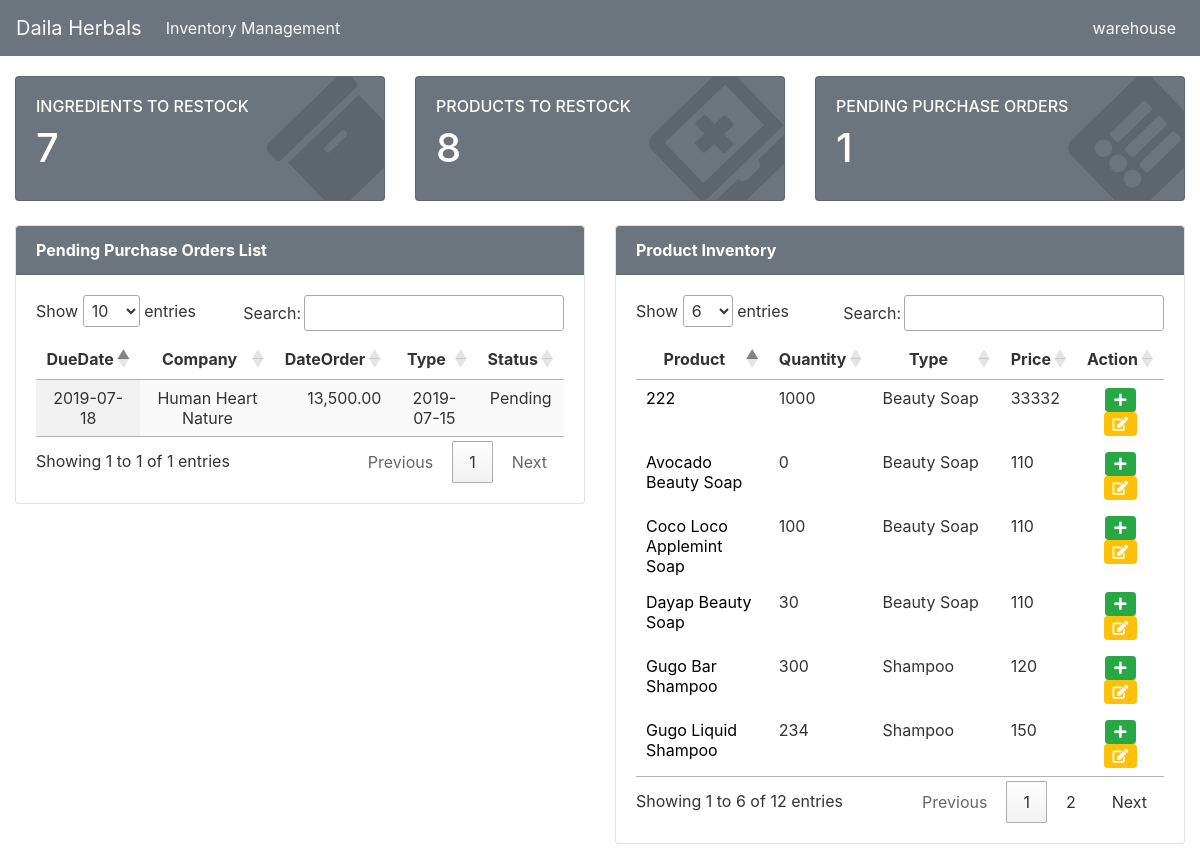
The page /index.php (signed in) on the database its author committed.
### tables this page shows
CREATE TABLE `purchaseorder` (
  `purchaseOrderID` int(11) NOT NULL,
  `supplierID` int(11) NOT NULL,
  `totalPrice` float NOT NULL,
  `orderDate` date NOT NULL,
  `status` text NOT NULL,
  `deadline` date NOT NULL,
  `createdBy` int(11) NOT NULL
);

CREATE TABLE `supplier` (
  `supplierID` int(11) NOT NULL,
  `company` varchar(45) NOT NULL,
  `firstName` varchar(45) NOT NULL,
  `lastName` varchar(45) NOT NULL,
  `landline` varchar(45) NOT NULL,
  `mobileNumber` varchar(45) NOT NULL,
  `address` text NOT NULL,
  `duration` int(11) NOT NULL
);

CREATE TABLE `product` (
  `productID` int(11) NOT NULL,
  `name` varchar(45) NOT NULL,
  `quantity` int(11) NOT NULL,
  `reorderPoint` int(11) NOT NULL,
  `productPrice` float NOT NULL,
  `unitOfMeasurement` varchar(45) NOT NULL,
  `productTypeID` int(11) NOT NULL,
  `custom` int(11) NOT NULL
);

CREATE TABLE `producttype` (
  `productTypeID` int(11) NOT NULL,
  `name` varchar(45) NOT NULL
);

### functions.php (the view, shortened to what this page needs)
<?php
function get_maxlead($conn, $prod){
    $query = "SELECT MAX(supplier.duration) as 'Max Lead Time'
                FROM product
                JOIN recipe on product.productID = recipe.productID
                JOIN rmingredient on recipe.ingredientID = rmingredient.ingredientID
                JOIN rawmaterial on rmingredient.rawMaterialID = rawmaterial.rawMaterialID
                JOIN supplier on rawmaterial.supplierID = supplier.supplierID
                WHERE product.productID = $prod";
    $sql = mysqli_query($conn, $query);
    $row = mysqli_fetch_array($sql);
        $leadTime = $row['Max Lead Time'];
    return $leadTime;
}
function get_total_average($conn, $prod){
    $query = "SELECT product.name, ROUND(AVG(productsales.quantity)) as 'Average'
                FROM product
                JOIN productsales on product.productID = productsales.productID
                WHERE product.productID = $prod ";
    $sql = mysqli_query($conn, $query);
    $row = mysqli_fetch_array($sql);
    $aveSales = $row['Average'];
    return $aveSales;
}
function get_ingredients($conn, $ingredid){
    $query = "SELECT product.productID as 'pid',
                product.name as 'pname',
                ingredient.ingredientID as 'iid',
                ingredient.name 'iname',
                recipe.quantity as 'quantity',
                recipe.unitOfMeasurement as 'units'
                FROM product
                JOIN recipe ON product.productID = recipe.productID
                JOIN ingredient on recipe.ingredientID = ingredient.ingredientID
                WHERE ingredient.ingredientID = '$ingredid'";
    $sql = mysqli_query($conn, $query);
    $ids = array();
    if (mysqli_num_rows($sql) > 0){
      while($row = mysqli_fetch_assoc($sql)){
        $ids[] = $row;
      }
    }
    return $ids;
}
function get_prodrestockcount($conn){
      $allInventory = mysqli_query($conn, "SELECT product.name AS productname,
                                                  product.quantity AS quantity,
                                                  productType.name AS producttypename,
                                                  product.productPrice,
                                                  product.productID AS ID
                                                  FROM product
                                                  JOIN productType ON product.productTypeID=productType.productTypeID
                                                  WHERE product.custom <> 1
                                                  GROUP BY product.name
                                                  ");
      $count = 0;
      while ($row = mysqli_fetch_array($allInventory)){
          $id = $row['ID'];
          $quantity = $row['quantity'];
          $maxLeadTime = get_maxlead($conn, $id);
          $averageSales = get_total_average($conn, $id);
          $reorderPoint = 100+($averageSales*$maxLeadTime);
          if ($reorderPoint>$quantity){
              $count++;
          }
      }
      return $count;
}
function get_ingrrestockcount($conn){
  $result2 = mysqli_query($conn,'SELECT DISTINCT(Ingredient.ingredientID) AS id,
                                         Ingredient.name AS name,
                                         Ingredient.quantity AS quantity,
                                         RawMaterial.unitOfMeasurement AS uom
                                         FROM Ingredient
                                         JOIN RMIngredient ON RMIngredient.ingredientID = Ingredient.ingredientID
                                         JOIN RawMaterial ON RMIngredient.rawMaterialID = RawMaterial.rawMaterialID
                                         ORDER BY ingredient.ingredientID');
  $count=0;
  while($row2 = mysqli_fetch_array($result2)){
    $id2 = $row2['id'];
    $qty2 = $row2['quantity'];
    $products2 = get_ingredients($conn, $id2);
    $total2 = 0;
    foreach($products2 as $prod2){
      $prodID2 = $prod2['pid'];
      $ave2 = ceil(get_total_average($conn, $prodID2));
      $mlt2 = get_maxlead($conn, $prodID2);
      $reorderpoint2 = ($ave2*$mlt2)+100;
      $recipeQuantity2 = $prod2['quantity'];
      $inNeeded2 = ceil($recipeQuantity2*$reorderpoint2);
      $total2 += $inNeeded2;
    }
    $needed2 = ceil($total2-$qty2);
    if ($total2>$qty2){
      $count += 1;
    }
  }
  return $count;
}
function get_pendingPO($conn){
  $query = "SELECT count(*) FROM PurchaseOrder WHERE status = 'Pending'";
    $sql = mysqli_query($conn,$query);
    $row = mysqli_fetch_array($sql);
  return $row[0];
}
function view_prodinventory($conn){
  $allInventory2 = mysqli_query($conn, "SELECT product.name AS productname,
                                              product.quantity AS quantity,
                                              productType.name AS producttypename,
                                              product.productPrice,
                                              product.productID AS ID
                                              FROM product
                                              JOIN productType ON product.productTypeID=productType.productTypeID
                                              WHERE product.custom <> 1
                                              GROUP BY product.name");
    while ($row = mysqli_fetch_array($allInventory2)){
        $id = $row['ID'];
        $prodName = $row['productname'];
        $prodType = $row['producttypename'];
        $quantity = $row['quantity'];
        $price = $row['productPrice'];
        $maxLeadTime = get_maxlead($conn, $id);
        $averageSales = get_total_average($conn, $id);
        $reorderPoint = 100+($averageSales*$maxLeadTime);
        $needed = $reorderPoint-$quantity;
        if ($needed < 0) {
          $needed = 0;
        }
        echo '<tr>';
        echo '<td><a href="viewIndivProduct.php?id='.$id.'" style="color: #000;text-decoration: none;">';
        echo $prodName;
        echo '</a></td>';
        echo '<td>';
        echo $quantity;
        echo '</td>';
        echo '<td>';
        echo $prodType;
        echo'</td>';
        echo '<td>';
        echo $price;
        echo'</td>';
        echo '<td class="text-center">';
        echo '<a href="makeJobOrder.php?ids='.$id.'&name='.$prodName.'&val='.$needed.'"><button type="button" class="btn btn-success btn-sm"><i class="fa fa-plus"></i></button> </a> ';
        if ($_SESSION['userType'] == 104 || $_SESSION['userType'] == 102) {
          echo "<a href='#edit".$id."' data-target='#edit".$id."'data-toggle='modal' class='btn btn-warning btn-sm' style='color:white'>
                  <i class='fa fa-edit'></i>
                  </a>";
          ?>
          </div>
          <?php
       }
        echo '</td>';
        echo '</tr>';
    }
}
function view_po($conn){
  $result = mysqli_query($conn,'SELECT Supplier.company AS suppName,
              PurchaseOrder.purchaseOrderID AS id,
              PurchaseOrder.totalPrice AS price,
              PurchaseOrder.orderDate AS date,
              PurchaseOrder.deadline AS deadline,
              PurchaseOrder.status AS status
            FROM PurchaseOrder
            INNER JOIN Supplier ON PurchaseOrder.supplierID =Supplier.supplierID
            WHERE PurchaseOrder.status <> "removed" AND PurchaseOrder.status <> "Completed!"
            ORDER BY status DESC');
      while($row = mysqli_fetch_array($result)){
          $name = $row['suppName'];
          $price = $row['price'];
          $status = $row['status'];
          $date = $row['date'];
          $deadline = $row['deadline'];
          echo '<tr>';
            echo '<td class="text-center">';
              echo $deadline;
            echo'</td>';
            echo '<td class="text-center">';
                echo $name;
            echo '</td>';
            echo '<td class="text-right">';
              echo number_format($price,2);
            echo '</td>';
            echo '<td class="text-center">';
              echo $date;
            echo'</td>';
            echo '<td class="text-center">';
              echo $status;
            echo'</td>';
          echo '</tr>';
        }
    }
 ?>

### includes/plugins.php (shortened to what this page needs)
<link rel="stylesheet" href="https://stackpath.bootstrapcdn.com/bootstrap/4.1.3/css/bootstrap.min.css">
<link href="vendor/font-awesome/css/font-awesome.min.css" rel="stylesheet" type="text/css">
<link rel="stylesheet" href="https://use.fontawesome.com/releases/v5.7.2/css/all.css">
<link rel="stylesheet" type="text/css" href="https://cdnjs.cloudflare.com/ajax/libs/bootstrap-timepicker/0.5.2/css/bootstrap-timepicker.min.css">
<link rel="stylesheet" type="text/css" href="https://cdn.datatables.net/1.10.19/css/jquery.dataTables.css">
<link rel="stylesheet" href="https://use.fontawesome.com/releases/v5.5.0/css/all.css">

### includes/sections/header.php (shortened to what this page needs)
<?php
  include 'includes/plugins.php';
  include 'functions.php';
?>
<!DOCTYPE html>
<html>
  <head>
  </head>
  <body>

### includes/sections/navbar.php (shortened to what this page needs)
<nav class="nav navbar navbar-expand-lg navbar-light bg-secondary fixed-top">
  <a class="navbar-brand text-light bold" href="index.php">Daila Herbals</a>
  <div class="collapse navbar-collapse" id="navbarText">
    <ul class="navbar-nav mr-auto">
      <?php if($_SESSION['userType']==104 || $_SESSION['userType']==101 || $_SESSION['userType']==102 || $_SESSION['userType']==103): ?>
      <li class="nav-item dropdown">
        <a class="nav-link text-light" href="#" id="navbardrop" data-toggle="dropdown">
          Inventory Management
        </a>
      </li>
      <?php endif; ?>
    </ul>
    <ul class="navbar-nav">
        <li class="nav-item dropdown">
          <a class="nav-link text-light" href="#" id="navbardrop" data-toggle="dropdown">
            <?php echo $_SESSION['username']; ?>
          </a>
        </li>
    </ul>
  </div>
</nav>

### index.php (shortened to what this page needs)
<?php include "includes/sections/header.php"; ?>
<?php include "includes/sections/navbar.php"; ?>
  <div id="page-wrapper">
    <div class="col main pt-5 mt-1">
      <div class="row mb-3">
      <?php if ($_SESSION['userType'] == 102): ?>
        <div class="col-sm-4 py-4">
            <div class="card bg-secondary text-white h-30">
                <div class="card-body bg-secondary">
                    <div class="rotate">
                        <i class="fa fa-archive fa-7x"></i>
                    </div>
                    <h6 class="text-uppercase"><a href="viewingredients.php" style="color: #FFFFFF;text-decoration: none;">Ingredients to restock</a></h6>
                    <h1 class="display-6"><?php echo get_ingrrestockcount($conn); ?></h1>
                </div>
            </div>
        </div>
        <div class="col-sm-4 py-4">
            <div class="card text-white bg-secondary h-30">
                <div class="card-body bg-secondary">
                    <div class="rotate">
                        <i class="fa fa-laptop-medical fa-7x"></i>
                    </div>
                    <h6 class="text-uppercase"><a href="viewinventory.php" style="color: #FFFFFF;text-decoration: none;">Products to restock</a></h6>
                    <h1 class="display-6"><?php echo get_prodrestockcount($conn); ?></h1>
                </div>
            </div>
        </div>
        <div class="col-sm-4 py-4">
            <div class="card text-white bg-secondary h-30">
                <div class="card-body bg-secondary">
                    <div class="rotate">
                        <i class="fa fa-list-alt fa-7x"></i>
                    </div>
                    <h6 class="text-uppercase"><a href="viewPurchaseOrders.php" style="color: #FFFFFF;text-decoration: none;">Pending Purchase Orders</a></h6>
                    <h1 class="display-6"><?php echo get_pendingPO($conn); ?></h1>
                </div>
            </div>
        </div>
            <div class="col-lg-6">
              <div class="card">
                   <div class="card-header bg-secondary text-white">
                       <b>Pending Purchase Orders List</b>
                   </div>
                   <div class="card-body">
                     <table class="table table-borderless table-hover display" id="">
                       <thead>
                         <th class="text-center">DueDate</th>
                         <th class="text-center">Company</th>
                         <th class="text-center">DateOrder</th>
                         <th class="text-center">Type</th>
                         <th class="text-center">Status</th>
                       </thead>
                       <tbody>
                         <?php echo view_po($conn); ?>
                       </tbody>
                     </table>
                   </div>
               </div>
            </div>
            <div class="col-lg-6">
              <div class="card">
                   <div class="card-header bg-secondary text-white">
                       <b>Product Inventory</b>
                   </div>
                   <div class="card-body">
                     <table class="table table-borderless table-hover " id="example">
                       <thead>
                         <th class="text-center">Product</th>
                         <th class="text-center">Quantity</th>
                         <th class="text-center">Type</th>
                         <th class="text-center">Price</th>
                         <th class="text-center">Action</th>
                       </thead>
                       <tbody>
                         <?php echo view_prodinventory($conn); ?>
      <?php endif; ?>
<?php include "includes/sections/footer.php"; ?>

### includes/sections/footer.php
</body>
</html>

### includes/sections/header.php (style rules this page uses)
body { background: #fff; color: #333333; }

### index.php (style rules this page uses)
a { color: #000; text-decoration: none; }
.card { overflow:hidden; }
.card-body .rotate { z-index: 8; float: right; height: 10%; }
.card-body .rotate i { color: rgba(20, 20, 20, 0.15); position: absolute; left: 0; left: auto; right: -10px; bottom: 0; display: block; -webkit-transform: rotate(-44deg); -moz-transform: rotate(-44deg); -o-transform: rotate(-44deg); -ms-transform: rotate(-44deg); transform: rotate(-44deg); }

### rows shown on the page
purchaseorder: deadline "2019-07-18", supplierID.company "Human Heart Nature", totalPrice "13,500.00", orderDate "2019-07-15", status "Pending"
product: name "222", quantity "1000", productTypeID.name "Beauty Soap", productPrice "33332"
product: name "Avocado Beauty Soap", quantity "0", productTypeID.name "Beauty Soap", productPrice "110"
product: name "Coco Loco Applemint Soap", quantity "100", productTypeID.name "Beauty Soap", productPrice "110"
product: name "Dayap Beauty Soap", quantity "30", productTypeID.name "Beauty Soap", productPrice "110"
product: name "Gugo Bar Shampoo", quantity "300", productTypeID.name "Shampoo", productPrice "120"
product: name "Gugo Liquid Shampoo", quantity "234", productTypeID.name "Shampoo", productPrice "150"

### other values the page prints
$_SESSION['username'] "warehouse"
get_ingrrestockcount($conn) "7"
get_prodrestockcount($conn) "8"
get_pendingPO($conn) "1"
